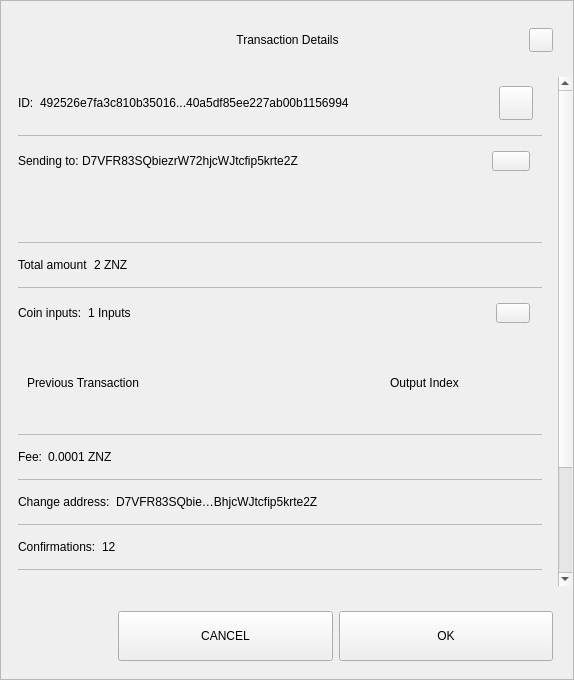
<?xml version="1.0" encoding="UTF-8"?>
<ui version="4.0">
 <class>TxDetailDialog</class>
 <widget class="QWidget" name="TxDetailDialog">
  <property name="geometry">
   <rect>
    <x>0</x>
    <y>0</y>
    <width>574</width>
    <height>680</height>
   </rect>
  </property>
  <property name="sizePolicy">
   <sizepolicy hsizetype="Preferred" vsizetype="Expanding">
    <horstretch>0</horstretch>
    <verstretch>0</verstretch>
   </sizepolicy>
  </property>
  <property name="minimumSize">
   <size>
    <width>574</width>
    <height>500</height>
   </size>
  </property>
  <property name="windowTitle">
   <string>Form</string>
  </property>
  <property name="styleSheet">
   <string notr="true"/>
  </property>
  <layout class="QVBoxLayout" name="verticalLayout_3">
   <property name="spacing">
    <number>0</number>
   </property>
   <property name="leftMargin">
    <number>0</number>
   </property>
   <property name="topMargin">
    <number>0</number>
   </property>
   <property name="rightMargin">
    <number>0</number>
   </property>
   <property name="bottomMargin">
    <number>0</number>
   </property>
   <item>
    <widget class="QFrame" name="frame">
     <property name="sizePolicy">
      <sizepolicy hsizetype="Preferred" vsizetype="Expanding">
       <horstretch>0</horstretch>
       <verstretch>0</verstretch>
      </sizepolicy>
     </property>
     <property name="styleSheet">
      <string notr="true"/>
     </property>
     <property name="frameShape">
      <enum>QFrame::StyledPanel</enum>
     </property>
     <property name="frameShadow">
      <enum>QFrame::Raised</enum>
     </property>
     <layout class="QVBoxLayout" name="verticalLayout">
      <property name="leftMargin">
       <number>0</number>
      </property>
      <property name="rightMargin">
       <number>0</number>
      </property>
      <item>
       <layout class="QHBoxLayout" name="horizontalLayout_3">
        <property name="spacing">
         <number>0</number>
        </property>
        <property name="leftMargin">
         <number>20</number>
        </property>
        <property name="topMargin">
         <number>10</number>
        </property>
        <property name="rightMargin">
         <number>20</number>
        </property>
        <item>
         <spacer name="horizontalSpacer_1">
          <property name="orientation">
           <enum>Qt::Horizontal</enum>
          </property>
          <property name="sizeHint" stdset="0">
           <size>
            <width>40</width>
            <height>20</height>
           </size>
          </property>
         </spacer>
        </item>
        <item>
         <widget class="QLabel" name="labelTitle">
          <property name="minimumSize">
           <size>
            <width>0</width>
            <height>40</height>
           </size>
          </property>
          <property name="maximumSize">
           <size>
            <width>16777215</width>
            <height>40</height>
           </size>
          </property>
          <property name="styleSheet">
           <string notr="true">padding-left:24px;</string>
          </property>
          <property name="text">
           <string>Transaction Details</string>
          </property>
          <property name="alignment">
           <set>Qt::AlignCenter</set>
          </property>
          <property name="margin">
           <number>7</number>
          </property>
         </widget>
        </item>
        <item>
         <spacer name="horizontalSpacer_2">
          <property name="orientation">
           <enum>Qt::Horizontal</enum>
          </property>
          <property name="sizeHint" stdset="0">
           <size>
            <width>40</width>
            <height>20</height>
           </size>
          </property>
         </spacer>
        </item>
        <item>
         <widget class="QPushButton" name="btnEsc">
          <property name="minimumSize">
           <size>
            <width>24</width>
            <height>24</height>
           </size>
          </property>
          <property name="maximumSize">
           <size>
            <width>24</width>
            <height>24</height>
           </size>
          </property>
          <property name="focusPolicy">
           <enum>Qt::NoFocus</enum>
          </property>
          <property name="text">
           <string/>
          </property>
         </widget>
        </item>
       </layout>
      </item>
      <item>
       <spacer name="verticalSpacer">
        <property name="orientation">
         <enum>Qt::Vertical</enum>
        </property>
        <property name="sizeType">
         <enum>QSizePolicy::Fixed</enum>
        </property>
        <property name="sizeHint" stdset="0">
         <size>
          <width>20</width>
          <height>10</height>
         </size>
        </property>
       </spacer>
      </item>
      <item>
       <widget class="QWidget" name="layoutScroll" native="true">
        <property name="minimumSize">
         <size>
          <width>0</width>
          <height>0</height>
         </size>
        </property>
        <layout class="QVBoxLayout" name="verticalLayout_4">
         <property name="leftMargin">
          <number>0</number>
         </property>
         <property name="topMargin">
          <number>0</number>
         </property>
         <property name="rightMargin">
          <number>0</number>
         </property>
         <item>
          <widget class="QScrollArea" name="scrollArea">
           <property name="styleSheet">
            <string notr="true">#scrollArea {
background:transparent;
}</string>
           </property>
           <property name="horizontalScrollBarPolicy">
            <enum>Qt::ScrollBarAlwaysOff</enum>
           </property>
           <property name="sizeAdjustPolicy">
            <enum>QAbstractScrollArea::AdjustIgnored</enum>
           </property>
           <property name="widgetResizable">
            <bool>true</bool>
           </property>
           <property name="alignment">
            <set>Qt::AlignLeading|Qt::AlignLeft|Qt::AlignTop</set>
           </property>
           <widget class="QWidget" name="scrollAreaWidgetContents">
            <property name="geometry">
             <rect>
              <x>0</x>
              <y>0</y>
              <width>556</width>
              <height>672</height>
             </rect>
            </property>
            <property name="autoFillBackground">
             <bool>false</bool>
            </property>
            <property name="styleSheet">
             <string notr="true">#scrollAreaWidgetContents {
background:transparent;
}</string>
            </property>
            <layout class="QVBoxLayout" name="verticalLayout_7">
             <property name="spacing">
              <number>0</number>
             </property>
             <property name="sizeConstraint">
              <enum>QLayout::SetDefaultConstraint</enum>
             </property>
             <property name="leftMargin">
              <number>0</number>
             </property>
             <property name="topMargin">
              <number>0</number>
             </property>
             <property name="rightMargin">
              <number>0</number>
             </property>
             <property name="bottomMargin">
              <number>0</number>
             </property>
             <item>
              <widget class="QWidget" name="content" native="true">
               <layout class="QVBoxLayout" name="verticalLayout_2">
                <property name="leftMargin">
                 <number>16</number>
                </property>
                <property name="topMargin">
                 <number>0</number>
                </property>
                <property name="rightMargin">
                 <number>16</number>
                </property>
                <item>
                 <widget class="QWidget" name="contentID" native="true">
                  <layout class="QHBoxLayout" name="horizontalLayout_12" stretch="0,1,0">
                   <property name="leftMargin">
                    <number>0</number>
                   </property>
                   <item>
                    <widget class="QLabel" name="labelId">
                     <property name="maximumSize">
                      <size>
                       <width>16777215</width>
                       <height>16777215</height>
                      </size>
                     </property>
                     <property name="text">
                      <string>ID:</string>
                     </property>
                    </widget>
                   </item>
                   <item>
                    <widget class="QLabel" name="textId">
                     <property name="text">
                      <string>492526e7fa3c810b35016...40a5df85ee227ab00b1156994</string>
                     </property>
                    </widget>
                   </item>
                   <item>
                    <widget class="QPushButton" name="pushCopy">
                     <property name="minimumSize">
                      <size>
                       <width>34</width>
                       <height>34</height>
                      </size>
                     </property>
                     <property name="maximumSize">
                      <size>
                       <width>34</width>
                       <height>34</height>
                      </size>
                     </property>
                     <property name="focusPolicy">
                      <enum>Qt::NoFocus</enum>
                     </property>
                     <property name="text">
                      <string/>
                     </property>
                     <property name="iconSize">
                      <size>
                       <width>24</width>
                       <height>24</height>
                      </size>
                     </property>
                    </widget>
                   </item>
                  </layout>
                 </widget>
                </item>
                <item>
                 <widget class="QLabel" name="labelDivider9">
                  <property name="maximumSize">
                   <size>
                    <width>16777215</width>
                    <height>1</height>
                   </size>
                  </property>
                  <property name="styleSheet">
                   <string notr="true">background-color:#bababa;</string>
                  </property>
                  <property name="text">
                   <string/>
                  </property>
                 </widget>
                </item>
                <item>
                 <widget class="QWidget" name="contentOutputs" native="true">
                  <layout class="QHBoxLayout" name="horizontalLayout_11" stretch="0,3,0">
                   <property name="spacing">
                    <number>0</number>
                   </property>
                   <property name="leftMargin">
                    <number>0</number>
                   </property>
                   <property name="rightMargin">
                    <number>12</number>
                   </property>
                   <item>
                    <widget class="QLabel" name="labelSend">
                     <property name="maximumSize">
                      <size>
                       <width>16777215</width>
                       <height>16777215</height>
                      </size>
                     </property>
                     <property name="text">
                      <string>Sending to: </string>
                     </property>
                    </widget>
                   </item>
                   <item>
                    <widget class="QLabel" name="textSend">
                     <property name="text">
                      <string>D7VFR83SQbiezrW72hjcWJtcfip5krte2Z </string>
                     </property>
                    </widget>
                   </item>
                   <item>
                    <widget class="QPushButton" name="pushOutputs">
                     <property name="minimumSize">
                      <size>
                       <width>34</width>
                       <height>20</height>
                      </size>
                     </property>
                     <property name="maximumSize">
                      <size>
                       <width>38</width>
                       <height>20</height>
                      </size>
                     </property>
                     <property name="focusPolicy">
                      <enum>Qt::NoFocus</enum>
                     </property>
                     <property name="styleSheet">
                      <string notr="true"/>
                     </property>
                     <property name="text">
                      <string/>
                     </property>
                    </widget>
                   </item>
                  </layout>
                 </widget>
                </item>
                <item>
                 <widget class="QScrollArea" name="outputsScrollArea">
                  <property name="minimumSize">
                   <size>
                    <width>0</width>
                    <height>50</height>
                   </size>
                  </property>
                  <property name="styleSheet">
                   <string notr="true">#outputsScrollArea {
background:transparent;
}</string>
                  </property>
                  <property name="widgetResizable">
                   <bool>true</bool>
                  </property>
                  <widget class="QWidget" name="container_outputs_base">
                   <property name="geometry">
                    <rect>
                     <x>0</x>
                     <y>0</y>
                     <width>522</width>
                     <height>48</height>
                    </rect>
                   </property>
                   <property name="styleSheet">
                    <string notr="true">#container_outputs_base {
background:transparent;
}</string>
                   </property>
                  </widget>
                 </widget>
                </item>
                <item>
                 <widget class="QLabel" name="labelDivider8">
                  <property name="maximumSize">
                   <size>
                    <width>16777215</width>
                    <height>1</height>
                   </size>
                  </property>
                  <property name="styleSheet">
                   <string notr="true">background-color:#bababa;</string>
                  </property>
                  <property name="text">
                   <string/>
                  </property>
                 </widget>
                </item>
                <item>
                 <widget class="QWidget" name="contentAmount" native="true">
                  <layout class="QHBoxLayout" name="horizontalLayout_4" stretch="0,1">
                   <property name="leftMargin">
                    <number>0</number>
                   </property>
                   <item>
                    <widget class="QLabel" name="labelAmount">
                     <property name="maximumSize">
                      <size>
                       <width>16777215</width>
                       <height>16777215</height>
                      </size>
                     </property>
                     <property name="text">
                      <string>Total amount</string>
                     </property>
                    </widget>
                   </item>
                   <item>
                    <widget class="QLabel" name="textAmount">
                     <property name="text">
                      <string>2 ZNZ</string>
                     </property>
                    </widget>
                   </item>
                  </layout>
                 </widget>
                </item>
                <item>
                 <widget class="QLabel" name="labelDivider6">
                  <property name="maximumSize">
                   <size>
                    <width>16777215</width>
                    <height>1</height>
                   </size>
                  </property>
                  <property name="styleSheet">
                   <string notr="true">background-color:#bababa;</string>
                  </property>
                  <property name="text">
                   <string/>
                  </property>
                 </widget>
                </item>
                <item>
                 <widget class="QWidget" name="contentInputs" native="true">
                  <layout class="QHBoxLayout" name="horizontalLayout" stretch="0,2,0">
                   <property name="leftMargin">
                    <number>0</number>
                   </property>
                   <property name="rightMargin">
                    <number>12</number>
                   </property>
                   <item>
                    <widget class="QLabel" name="labelInputs">
                     <property name="sizePolicy">
                      <sizepolicy hsizetype="Minimum" vsizetype="Preferred">
                       <horstretch>0</horstretch>
                       <verstretch>0</verstretch>
                      </sizepolicy>
                     </property>
                     <property name="maximumSize">
                      <size>
                       <width>16777215</width>
                       <height>16777215</height>
                      </size>
                     </property>
                     <property name="text">
                      <string>Coin inputs:</string>
                     </property>
                    </widget>
                   </item>
                   <item>
                    <widget class="QLabel" name="textInputs">
                     <property name="text">
                      <string>1 Inputs</string>
                     </property>
                    </widget>
                   </item>
                   <item>
                    <widget class="QPushButton" name="pushInputs">
                     <property name="maximumSize">
                      <size>
                       <width>34</width>
                       <height>20</height>
                      </size>
                     </property>
                     <property name="focusPolicy">
                      <enum>Qt::NoFocus</enum>
                     </property>
                     <property name="styleSheet">
                      <string notr="true"/>
                     </property>
                     <property name="text">
                      <string/>
                     </property>
                    </widget>
                   </item>
                  </layout>
                 </widget>
                </item>
                <item>
                 <widget class="QFrame" name="gridInputs">
                  <property name="sizePolicy">
                   <sizepolicy hsizetype="Preferred" vsizetype="MinimumExpanding">
                    <horstretch>0</horstretch>
                    <verstretch>0</verstretch>
                   </sizepolicy>
                  </property>
                  <property name="minimumSize">
                   <size>
                    <width>0</width>
                    <height>90</height>
                   </size>
                  </property>
                  <layout class="QGridLayout" name="gridLayoutInput" columnstretch="5,2" rowminimumheight="0">
                   <property name="sizeConstraint">
                    <enum>QLayout::SetMaximumSize</enum>
                   </property>
                   <property name="verticalSpacing">
                    <number>0</number>
                   </property>
                   <item row="0" column="0" alignment="Qt::AlignLeft">
                    <widget class="QLabel" name="labelTitlePrevTx">
                     <property name="text">
                      <string>Previous Transaction</string>
                     </property>
                    </widget>
                   </item>
                   <item row="0" column="1" alignment="Qt::AlignLeft">
                    <widget class="QLabel" name="labelOutputIndex">
                     <property name="text">
                      <string>Output Index</string>
                     </property>
                     <property name="alignment">
                      <set>Qt::AlignCenter</set>
                     </property>
                    </widget>
                   </item>
                  </layout>
                 </widget>
                </item>
                <item>
                 <widget class="QLabel" name="labelDivider1">
                  <property name="maximumSize">
                   <size>
                    <width>16777215</width>
                    <height>1</height>
                   </size>
                  </property>
                  <property name="styleSheet">
                   <string notr="true">background-color:#bababa;</string>
                  </property>
                  <property name="text">
                   <string/>
                  </property>
                 </widget>
                </item>
                <item>
                 <widget class="QWidget" name="contentFee" native="true">
                  <layout class="QHBoxLayout" name="horizontalLayout_7" stretch="0,1">
                   <property name="leftMargin">
                    <number>0</number>
                   </property>
                   <item>
                    <widget class="QLabel" name="labelFee">
                     <property name="maximumSize">
                      <size>
                       <width>16777215</width>
                       <height>16777215</height>
                      </size>
                     </property>
                     <property name="text">
                      <string>Fee:</string>
                     </property>
                    </widget>
                   </item>
                   <item>
                    <widget class="QLabel" name="textFee">
                     <property name="text">
                      <string>0.0001 ZNZ</string>
                     </property>
                    </widget>
                   </item>
                  </layout>
                 </widget>
                </item>
                <item>
                 <widget class="QLabel" name="labelDivider2">
                  <property name="maximumSize">
                   <size>
                    <width>16777215</width>
                    <height>1</height>
                   </size>
                  </property>
                  <property name="styleSheet">
                   <string notr="true">background-color:#bababa;</string>
                  </property>
                  <property name="text">
                   <string/>
                  </property>
                 </widget>
                </item>
                <item>
                 <widget class="QWidget" name="contentChangeAddress" native="true">
                  <layout class="QHBoxLayout" name="horizontalLayout_6" stretch="0,1">
                   <property name="leftMargin">
                    <number>0</number>
                   </property>
                   <item>
                    <widget class="QLabel" name="labelChange">
                     <property name="maximumSize">
                      <size>
                       <width>16777215</width>
                       <height>16777215</height>
                      </size>
                     </property>
                     <property name="text">
                      <string>Change address:</string>
                     </property>
                    </widget>
                   </item>
                   <item>
                    <widget class="QLabel" name="textChange">
                     <property name="text">
                      <string>D7VFR83SQbie…BhjcWJtcfip5krte2Z </string>
                     </property>
                    </widget>
                   </item>
                  </layout>
                 </widget>
                </item>
                <item>
                 <widget class="QLabel" name="labelDivider4">
                  <property name="maximumSize">
                   <size>
                    <width>16777215</width>
                    <height>1</height>
                   </size>
                  </property>
                  <property name="styleSheet">
                   <string notr="true">background-color:#bababa;</string>
                  </property>
                  <property name="text">
                   <string/>
                  </property>
                 </widget>
                </item>
                <item>
                 <widget class="QWidget" name="contentConfirmations" native="true">
                  <layout class="QHBoxLayout" name="horizontalLayout_8" stretch="0,1">
                   <property name="leftMargin">
                    <number>0</number>
                   </property>
                   <item>
                    <widget class="QLabel" name="labelConfirmations">
                     <property name="maximumSize">
                      <size>
                       <width>16777215</width>
                       <height>16777215</height>
                      </size>
                     </property>
                     <property name="text">
                      <string>Confirmations:</string>
                     </property>
                    </widget>
                   </item>
                   <item>
                    <widget class="QLabel" name="textConfirmations">
                     <property name="text">
                      <string>12</string>
                     </property>
                    </widget>
                   </item>
                  </layout>
                 </widget>
                </item>
                <item>
                 <widget class="QLabel" name="labelDivider7">
                  <property name="maximumSize">
                   <size>
                    <width>16777215</width>
                    <height>1</height>
                   </size>
                  </property>
                  <property name="styleSheet">
                   <string notr="true">background-color:#bababa;</string>
                  </property>
                  <property name="text">
                   <string/>
                  </property>
                 </widget>
                </item>
                <item>
                 <widget class="QWidget" name="contentSize" native="true">
                  <layout class="QHBoxLayout" name="horizontalLayout_9" stretch="0,1">
                   <property name="leftMargin">
                    <number>0</number>
                   </property>
                   <item>
                    <widget class="QLabel" name="labelSize">
                     <property name="maximumSize">
                      <size>
                       <width>16777215</width>
                       <height>16777215</height>
                      </size>
                     </property>
                     <property name="text">
                      <string>Size:</string>
                     </property>
                    </widget>
                   </item>
                   <item>
                    <widget class="QLabel" name="textSize">
                     <property name="text">
                      <string>2 kB</string>
                     </property>
                    </widget>
                   </item>
                  </layout>
                 </widget>
                </item>
                <item>
                 <widget class="QLabel" name="labelDivider3">
                  <property name="maximumSize">
                   <size>
                    <width>16777215</width>
                    <height>1</height>
                   </size>
                  </property>
                  <property name="styleSheet">
                   <string notr="true">background-color:#bababa;</string>
                  </property>
                  <property name="text">
                   <string/>
                  </property>
                 </widget>
                </item>
                <item>
                 <widget class="QWidget" name="contentDate" native="true">
                  <layout class="QHBoxLayout" name="horizontalLayout_5" stretch="0,1">
                   <property name="leftMargin">
                    <number>0</number>
                   </property>
                   <item>
                    <widget class="QLabel" name="labelDate">
                     <property name="maximumSize">
                      <size>
                       <width>16777215</width>
                       <height>16777215</height>
                      </size>
                     </property>
                     <property name="text">
                      <string>Date:</string>
                     </property>
                    </widget>
                   </item>
                   <item>
                    <widget class="QLabel" name="textDate">
                     <property name="text">
                      <string>May 25, 2017</string>
                     </property>
                    </widget>
                   </item>
                  </layout>
                 </widget>
                </item>
                <item>
                 <widget class="QLabel" name="labelDivider5">
                  <property name="maximumSize">
                   <size>
                    <width>16777215</width>
                    <height>1</height>
                   </size>
                  </property>
                  <property name="styleSheet">
                   <string notr="true">background-color:#bababa;</string>
                  </property>
                  <property name="text">
                   <string/>
                  </property>
                 </widget>
                </item>
                <item>
                 <widget class="QWidget" name="contentStatus" native="true">
                  <layout class="QHBoxLayout" name="horizontalLayout_10" stretch="0,1">
                   <property name="leftMargin">
                    <number>0</number>
                   </property>
                   <item>
                    <widget class="QLabel" name="labelStatus">
                     <property name="maximumSize">
                      <size>
                       <width>16777215</width>
                       <height>16777215</height>
                      </size>
                     </property>
                     <property name="text">
                      <string>Status:</string>
                     </property>
                    </widget>
                   </item>
                   <item>
                    <widget class="QLabel" name="textStatus">
                     <property name="text">
                      <string>Spendable</string>
                     </property>
                    </widget>
                   </item>
                  </layout>
                 </widget>
                </item>
                <item>
                 <spacer name="verticalSpacer_2">
                  <property name="orientation">
                   <enum>Qt::Vertical</enum>
                  </property>
                  <property name="sizeType">
                   <enum>QSizePolicy::Expanding</enum>
                  </property>
                  <property name="sizeHint" stdset="0">
                   <size>
                    <width>20</width>
                    <height>10</height>
                   </size>
                  </property>
                 </spacer>
                </item>
                <item>
                 <widget class="QLabel" name="labelWarning">
                  <property name="text">
                   <string>TextLabel</string>
                  </property>
                  <property name="alignment">
                   <set>Qt::AlignCenter</set>
                  </property>
                 </widget>
                </item>
               </layout>
              </widget>
             </item>
            </layout>
           </widget>
          </widget>
         </item>
        </layout>
       </widget>
      </item>
      <item>
       <widget class="QWidget" name="containerButtons" native="true">
        <layout class="QHBoxLayout" name="horizontalLayout1" stretch="1,2,2">
         <property name="leftMargin">
          <number>10</number>
         </property>
         <property name="rightMargin">
          <number>20</number>
         </property>
         <item>
          <spacer name="horizontalSpacer_3">
           <property name="orientation">
            <enum>Qt::Horizontal</enum>
           </property>
           <property name="sizeHint" stdset="0">
            <size>
             <width>40</width>
             <height>20</height>
            </size>
           </property>
          </spacer>
         </item>
         <item>
          <widget class="QPushButton" name="btnCancel">
           <property name="minimumSize">
            <size>
             <width>200</width>
             <height>50</height>
            </size>
           </property>
           <property name="focusPolicy">
            <enum>Qt::NoFocus</enum>
           </property>
           <property name="text">
            <string>CANCEL</string>
           </property>
          </widget>
         </item>
         <item>
          <widget class="QPushButton" name="btnSave">
           <property name="minimumSize">
            <size>
             <width>200</width>
             <height>50</height>
            </size>
           </property>
           <property name="focusPolicy">
            <enum>Qt::NoFocus</enum>
           </property>
           <property name="text">
            <string>OK</string>
           </property>
          </widget>
         </item>
        </layout>
       </widget>
      </item>
     </layout>
    </widget>
   </item>
  </layout>
 </widget>
 <resources/>
 <connections/>
</ui>
